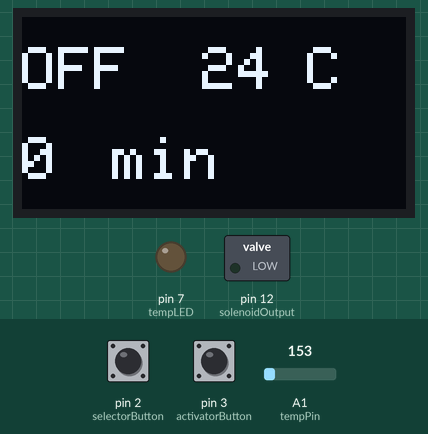
The sketch below on a simulated Arduino Uno, built with avr-gcc and run on an emulated ATmega328P. Parts: 128×64 one-colour display, switched loads named in the sketch (green lamp = pin HIGH), output pins drawn as LEDs (lit = HIGH). The inputs (shaded band) are chosen by the test bench; at power-on: pin 3 (activatorButton) HIGH, pin 2 (selectorButton) HIGH, A1 (tempPin) = 153. What the sketch prints to the serial monitor is not drawn.

Above: at 1.2 s.
1.3 s: pin 3 (activatorButton) pulled LOW for 0.15 s
At 2.5 s:
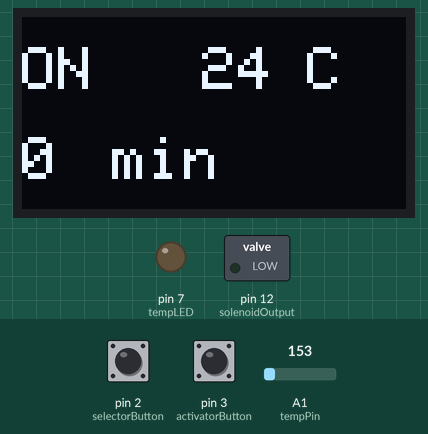
2.9 s: pin 2 (selectorButton) pulled LOW for 0.15 s
At 4.1 s:
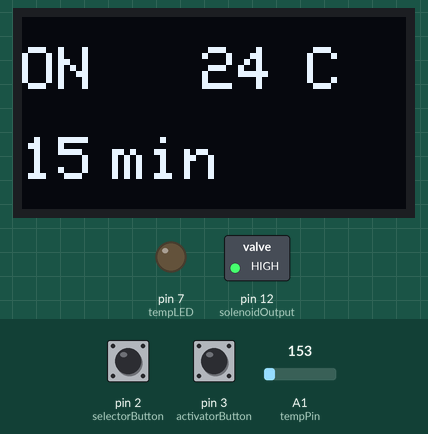
Timing chart, 0 to 7.5 s (numbered marks = the images above; inputs shaded):
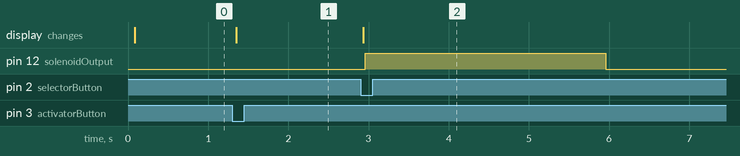

The sketch:

saw_bumping_v1.ino
```cpp
// THIS SOFTWARE HAS BEEN DESIGNED AND BUILT BY DENNIS ROTNOV
// Please feel free to use and modify this, but keep the above information. Thanks!
// tempConversion = ((tempReading/205)*100)-50 since used new sensor for TMP36

#include <Wire.h>
#include <Adafruit_GFX.h>
#include <Adafruit_SSD1306.h>
#include <NoDelay.h>

#define SCREEN_WIDTH 128  // OLED display width,  in pixels
#define SCREEN_HEIGHT 64  // OLED display height, in pixels
#define selectorButton 2  // Solenoid time interval selector pin
#define solenoidOutput 12 // Gives power to solenoid drive board if Pin3 has been activated
#define activatorButton 3 // Activates or deactivates solenoid
#define tempLED 7         // Red LED for temperature alert

float tempReading;
float tempConversion;
const int tempPin = A1;              // Temperature sensor Pin
volatile uint8_t buttonState = 0;    // Reads button state
volatile uint8_t activatorFlag = 0;  // Tracks botton on pin 3
char* status[] = {"OFF", "ON"};      // Read out on the screen controlled by activity on Pin 3

noDelay bounceButtonTimer(400);      // None blocking delay for a button debounce
noDelay temperatureTimer(3000);      // None blocking delay for a button debounce

Adafruit_SSD1306 oled(SCREEN_WIDTH, SCREEN_HEIGHT, &Wire, -1); // declare an SSD1306 display object connected to I2C

void setup() {
  // Pin setup
  pinMode(selectorButton,INPUT_PULLUP);
  pinMode(activatorButton,INPUT_PULLUP);
  pinMode(solenoidOutput, OUTPUT);
  pinMode(tempLED, OUTPUT);
  pinMode(activatorButton,INPUT_PULLUP);
  digitalWrite(solenoidOutput, 0);        // Initiallly pin is LOW
  digitalWrite(tempLED, 0);               // Initiallly pin is LOW
  attachInterrupt(digitalPinToInterrupt(selectorButton), updateSelector, FALLING);    // Interrupt setup
  attachInterrupt(digitalPinToInterrupt(activatorButton), updateActivator, FALLING);  // Interrupt setup

  Serial.begin (9600); // For troubleshooting

  //initialize OLED display with address 0x3C for 128x64
  if (!oled.begin(SSD1306_SWITCHCAPVCC, 0x3C)) {
    Serial.println(F("SSD1306 allocation failed"));
    while (true);
  }
  oled.clearDisplay();        // clear display
  oled.setTextSize(2);        // text size
  oled.setTextColor(WHITE);   // text color
  oled.setCursor(0, 10);      // position to display
  oled.println(status[0]);    // text to display
  oled.setCursor(0, 40);      // position to display
  oled.println(buttonState);  // text to display
  oled.setCursor(30, 40);     // position to display
  oled.println("min");        // text to display
  oled.display();             // show on OLED
}

void loop() {
  screenUpdate(buttonState);
}

// Function controls timer selection and works with attachInterrupt
void updateSelector(){
  if (buttonState < 60){
    if(bounceButtonTimer.update()){
      if(digitalRead(selectorButton) == 0){
        buttonState = buttonState + 15;
      }
    }
  }
  else{
    buttonState = 0;
  }
  Serial.println(buttonState);
}

//Function updates OLED screen and calls solenoid function
void screenUpdate(int buttonState){
  int i;  // Should probably initialize to a value
  if (activatorFlag == 1){
    i = 1;
  }
  else{
    i = 0;
  }

  oled.clearDisplay();          // clear display
  oled.setTextSize(2);          // text size
  oled.setTextColor(WHITE);     // text color
  oled.setCursor(0, 10);        // position to display
  oled.println(status[i]);      // text to display
  oled.setCursor(0, 40);        // position to display
  oled.println(buttonState);    // text to display
  oled.setCursor(30, 40);       // position to display
  oled.println("min");          // text to display
  temperatureSensor();          // Temperature
  oled.display();               // show on OLED

  if(i == 1 && buttonState > 0){
    solenoid();
  }
}

// Function activates/deactivates solenoid Pin12 and works with attachInterrupt
// if in ON postion, only then solenoid Pin12 can function
void updateActivator(){
  if(bounceButtonTimer.update()){
    if (digitalRead(activatorButton) == 0){
      if (activatorFlag == 0){
        activatorFlag = 1;
      }
      else{
        activatorFlag = 0;
      }
    }
  }
}

//Function controls solenoid work
void solenoid(){
  if (buttonState > 0 && activatorFlag == 1){
    digitalWrite(solenoidOutput, HIGH);
    delay(3000);
    digitalWrite(solenoidOutput, LOW);
    // While solenoid is off, for loop will break  DELAY 15 times to perform temperature checks
    // this way temperature is checked more often, that is a sefety feature
    for (int i=0; i<15; i++){
      temperatureSensor();
      delay((buttonState*60000)/15);    // 60000 milli seconds in each minute
    }
  }
  else{
    digitalWrite(solenoidOutput, LOW);
  }
}

// Function that reads temperature
void temperatureSensor(){
  tempReading = analogRead(tempPin);  // Read analog volt from sensor
  //tempConversion = tempReading*0.488; // convert the analog volt to its temperature equivalent
  tempConversion = ((tempReading/205)*100)-50; //TMP36
  if (tempConversion >= 45){          // Temp over 45 degreeS *C will activate red LED
    digitalWrite(tempLED, 1);
  }
  else{
    digitalWrite(tempLED, 0);
  }

  // Used to display temperature on OLED, should consider initializing i to a value inside of a function
  int i;
  if (activatorFlag == 1){
    i = 1;
  }
  else{
    i = 0;
  }
  oled.clearDisplay();          // clear display
  oled.setTextSize(2);          // text size
  oled.setTextColor(WHITE);     // text color
  oled.setCursor(0, 10);        // position to display
  oled.println(status[i]);      // text to display
  oled.setCursor(0, 40);        // position to display
  oled.println(buttonState);    // text to display
  oled.setCursor(30, 40);       // position to display
  oled.println("min");          // text to display
  oled.setTextSize(2);            // text size
  oled.setTextColor(WHITE);       // text color
  oled.setCursor(60, 10);         // position to display
  oled.println(int(tempConversion));      // text to display
  oled.setCursor(95, 10);         // position to display
  oled.println("C");              // text to display
  oled.display();                 // show on OLED

  // For troubleshooting temperature function AND/OR sensor uncomment following lines:
  //Serial.print("TEMPERATURE *C = ");
  //Serial.print(tempConversion); // display temperature value
  //Serial.println();
}
```

Measured:
- after the input at 1.3 s, the display: changes after 0.05 s (image 1)
- after the input at 2.9 s, pin 12 (solenoidOutput): LOW → HIGH after 0.06 s, → LOW 3.0 s later; the display: changes at once (image 2)
